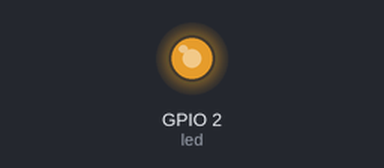
A program run on a simulated ESP32 board running MicroPython. Shown: output pins drawn as LEDs (lit = HIGH).

Above: at 0.05 s.
At 0.3 s:
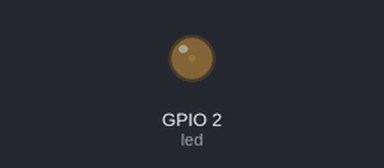
At 0.4 s:
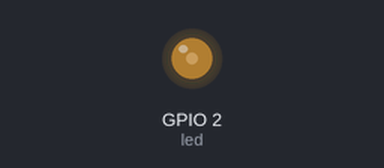
Timing chart, 0 to 3.0 s (numbered marks = the images above):
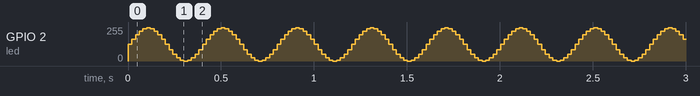

The program:

pulse.py
```python
import machine
import time
import math

led = machine.PWM(machine.Pin(2), freq=1000)

def pulse(l, t):
    for i in range(20):
        l.duty(int(math.sin(i / 10 * math.pi) * 500 + 500))
        time.sleep_ms(t)

while True:
    for i in range(10):
        pulse(led, 20)
```
